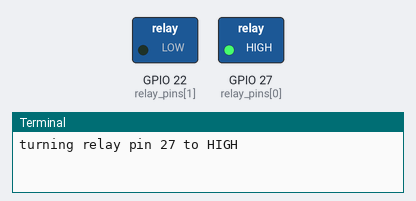
This program was run on a simulated Raspberry Pi (BCM pin numbers). On the bench: switched loads named in the program (green lamp = pin HIGH), the last lines printed to the terminal. At 9.0 s the program stops and its outputs stay as they are.

Above: at 0.1 s.
At 1.1 s:
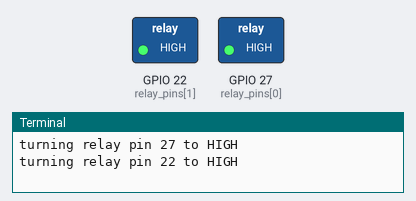
At 7.1 s:
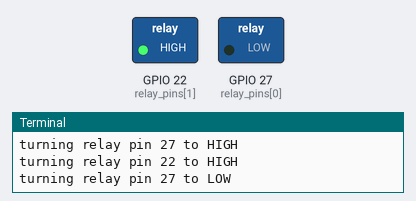
At 8.1 s:
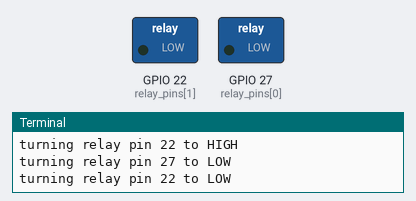
Timing chart, 0 to 9.6 s (numbered marks = the images above):
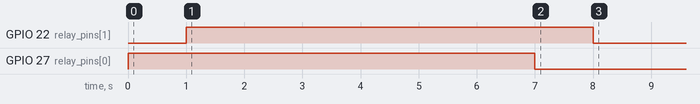

Measured:
- by itself, GPIO 22 (relay_pins[1]): LOW → HIGH at 1.0 s, → LOW 7.0 s later
- by itself, GPIO 27 (relay_pins[0]): LOW → HIGH at 0.00 s, → LOW 7.0 s later

The program:

relay_on.py
```python
#!/usr/bin/env python3

import RPi.GPIO as GPIO
import time

relay_pins = [27,22]

GPIO.setmode(GPIO.BCM)
GPIO.setwarnings(False)

for relay_pin in relay_pins:
    GPIO.setup(relay_pin, GPIO.OUT)
    print("turning relay pin " + str(relay_pin) + " to HIGH")
    GPIO.output(relay_pin, GPIO.HIGH)
    time.sleep(1)

time.sleep(5)

for relay_pin in relay_pins:
    print("turning relay pin " + str(relay_pin) + " to LOW")
    GPIO.output(relay_pin, GPIO.LOW)
    time.sleep(1)

GPIO.cleanup()
```
